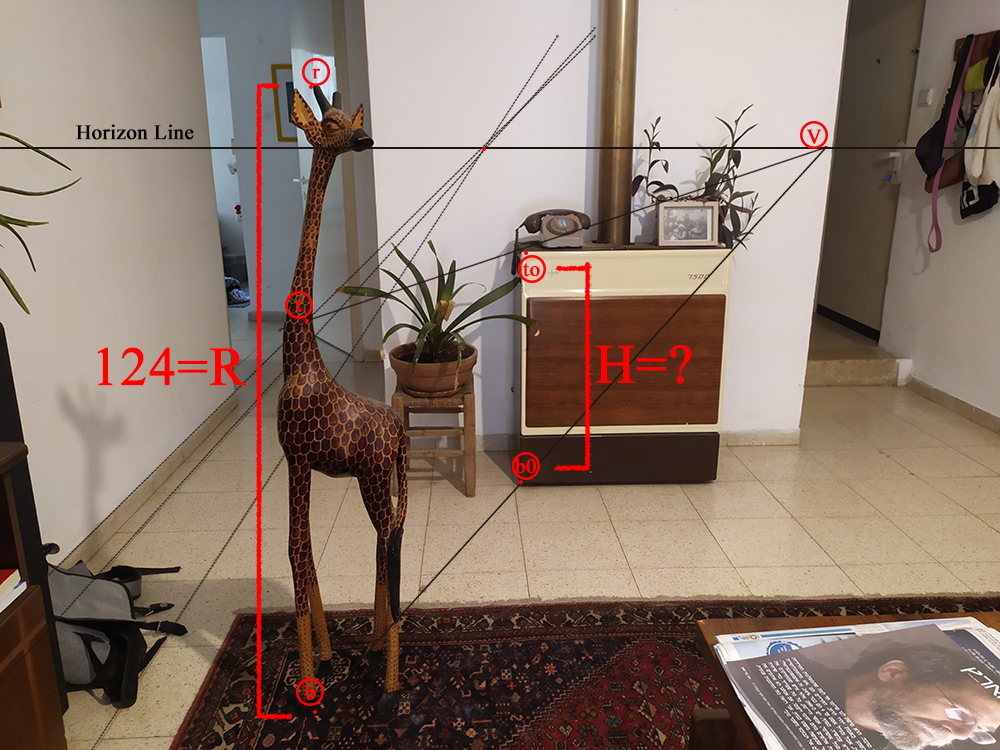
#> input picture pics/giraffe.jpg, 1000 x 750 px
$ python sampling.py
#> lines starting #> are read from the running program, lines starting #| are printed output that depends on the picture; after the words box and inside, x2 and y2 are one past the last pixel; in counts of white or black regions, pixels touching at a corner belong together; long printed decimals are rounded
### utilities.py
import cv2
import numpy as np


def rotate_image(image, angle):
    """
    Rotating a given image in a given angle
    The angle should be in degrees, and should be less than 90 degrees in order to prevent vertical flip
    :return: the rotated image
    """
    height, width = image.shape[:2]
    center = (width // 2, height // 2)

    rotation_matrix = cv2.getRotationMatrix2D(center, angle, 1.0)
    rotated_image = cv2.warpAffine(image, rotation_matrix, (width, height))

    return rotated_image


def get_rotation_angle(h1, h2):
    """
    Calculating the angle (in degrees) that the image should be rotated for the horizon to be horizontal.
    This will make the objects perpendicular the plane, and then we can average the x-values to get a vertical
    line from 2 points (in relation to the plane)
    :param h1: points on the horizon
    :param h2: another point on the horizon
    :return: the angle, in degrees (angle <= 90)
    """
    dx = h2[0] - h1[0]
    dy = h2[1] - h1[1]

    # Calculate the angle in radians
    angle = np.arctan2(dy, dx)
    if np.abs(angle) >= np.pi // 2:
        angle = -(np.pi - angle)

    # Convert radians to degrees
    angle_deg = np.degrees(angle)

    return angle_deg


def rotate_point(point, center, angle):
    angle_rad = np.radians(angle)
    x, y = point[0] - center[0], point[1] - center[1]
    new_x = x * np.cos(angle_rad) - y * np.sin(angle_rad) + center[0]
    new_y = x * np.sin(angle_rad) + y * np.cos(angle_rad) + center[1]
    return int(new_x), int(new_y)


def rotate_two_points(h1, h2, image, angle):
    # Rotate the horizon points
    center = (image.shape[1] // 2, image.shape[0] // 2)
    rotated_horizon_point1 = rotate_point(h1, center, -angle)
    rotated_horizon_point2 = rotate_point(h2, center, -angle)
    return rotated_horizon_point1, rotated_horizon_point2


def perp_points(p1, p2) -> tuple[tuple, tuple]:
    """given 2 points (lower & higher points of an object), return points that create a perpendicular
    line related to the object's plane, by returning the same y values but averaged x values.
    reminder: we assume that the object is standing on the plane, hence should be perpendicular anyway"""
    avg_x = (p1[0] + p2[0]) // 2
    p1 = (avg_x, p1[1])
    p2 = (avg_x, p2[1])
    return p1, p2


def draw_point_on_img(img, p, txt):
    """arguments: image, text, and a point in non-homogeneous coordinates"""
    font = cv2.FONT_HERSHEY_SIMPLEX
    cv2.putText(img, txt, p, font, 1,
                (0, 255, 255), 2)
    plot_and_wait(img)


def draw_line_on_img(img, p1, p2, color=(0, 255, 255), show=False, thickness=1):
    """arguments: image, and 2 points in non-homogeneous coordinates"""
    cv2.line(img, p1, p2, color=color, thickness=thickness)
    if show:
        plot_and_wait(img)

def plot_and_wait(img):
    cv2.imshow('image', img)
    cv2.waitKey(0)
    cv2.destroyAllWindows()

### geometry.py
# This code implement the projective geometry calculation
# to find the height of the wav base on the object. Given:
# The horizon
# The object (low point "b" & high point "r")
# The wave (low point "b0" & high point "t0")
# The calculation process:
# 1) Connect "b" and "b0" with a line, and find its intersection with the horizon "v"
# 2) Connect "v" and "t0" with a line, and find its intersection with the object's line "t"
# 3) The height of the wave is W=d(b0, t0). Use cross-ratio to calculate W, using d(b, t) & d(b, r) & inf.
# All in all the formula is: W = ( |b-t| / |b-r| ) * H, where H is the object's height.
#
# All calculations here to find the intersections are
# done using homogenous coordinates and the cross product

import numpy as np


def to_homogenous(p):
    """Simply convert 2D point to homogenous coordinates"""
    return p[0], p[1], 1


def to_non_homogenous(p):
    """Convert homogenous coordinates to non-homogenous coordinates"""
    if len(p) < 3:
        return p
    if p[2] == 0:
        return None
    return int(p[0]//p[2]), int(p[1]//p[2])


def find_intersection(l1_a, l1_b, l2_a, l2_b):
    """
    Finding intersection point P between 2 lines, each is defined with two points,
    using cross product and homogenous coordinates
    """

    # convert to homogenous
    line1_a_homo = to_homogenous(l1_a)
    line1_b_homo = to_homogenous(l1_b)
    line2_a_homo = to_homogenous(l2_a)
    line2_b_homo = to_homogenous(l2_b)

    # find the lines using cross product of the appropriate points
    line1 = np.cross(line1_a_homo, line1_b_homo)
    line2 = np.cross(line2_a_homo, line2_b_homo)

    # find the intersection with cross product with those two lines
    inters_homo = np.cross(line1, line2)
    return to_non_homogenous(inters_homo)


def calc_cr(b, t, r, R):
    """
    Calculating the height using cross ratio
    :param b: lower point of the object
    :param t: middle point of the object
    :param r: upper point of the object
    :param R: the real height of the object
    :return: the height of the object
    """
    b_t = np.abs(b[1] - t[1])
    b_r = np.abs(b[1] - r[1])
    H = (b_t / b_r) * R
    return H


def calculate_H(b, r, R, b0, t0, h1, h2):
    """
    calculating the height of the object - H
    :param b: lower point of the reference object
    :param r: upper point of the reference object
    :param R: the real height of the reference object
    :param b0: lower point of the object
    :param t0: upper point of the object
    :param h1: a point on the horizon
    :param h2: another point on the horizon
    :return: the height of the object
    """
    v = find_intersection(b, b0, h1, h2)
    t = find_intersection(v, t0, b, r)
    H = calc_cr(b, t, r, R)
    return H


# [17 lines left out: functions find_alpha, calculate_height_using_camera_matrix, not called in this run]

### sampling.py
# importing the module
import cv2
import numpy as np
from utilities import *
from geometry import *


click_count = 0
points = []

# function to display the coordinates of
# of the points clicked on the image
# [37 lines left out: function click_event, not called in this run]


def display_and_wait(img):
	cv2.imshow('image', img)
	cv2.setMouseCallback('image', click_event)
	cv2.waitKey(0)
	cv2.destroyAllWindows()


if __name__ == "__main__":

	# reading the image
	img = cv2.imread(r"pics/giraffe.jpg", 1)
#> img is the input picture: shape (750, 1000, 3); mean B, G, R 107.8, 119.7, 138.3
	# img = cv2.resize(img, (img.shape[1]//2, img.shape[0]//2))

	# get inputs for finding the horizon
	display_and_wait(img)

	# find the horizon using 4 inputs
	points = [(453, 510), (742, 460), (596, 386), (379, 413)]
	a1, a2, a3, a4 = [to_homogenous(p) for p in points]
	h1 = find_intersection(a1, a2, a4, a3)
	h2 = find_intersection(a1, a4, a2, a3)

	# rotate the image using the horizon. also draw the line on the image
	rotation_angle = get_rotation_angle(h1, h2)
	img = rotate_image(img, rotation_angle)
#> in rotate_image, `rotated_image = cv2.warpAffine(image, rotation_matrix, (width, height))`:
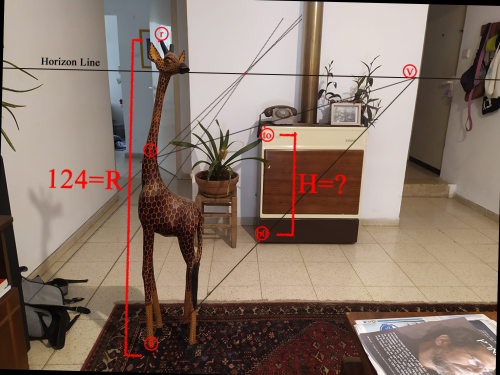
#> rotated_image: shape (750, 1000, 3) (shown at 1/2 size); mean B, G, R 106.6, 118.4, 136.9
	h1, h2 = rotate_two_points(h1, h2, img, rotation_angle)
#> h1 = (2643, 182); h2 = (212, 182)
	draw_line_on_img(img, h1, h2)

	# get input for the rest of the points
	display_and_wait(img)

	b = (314, 713)
	r = (311, 86)
	b, r = rotate_two_points(b, r, img, rotation_angle)
#> b = (305, 708); r = (317, 81)
	b, r = perp_points(b, r)
#> in perp_points, `avg_x = (p1[0] + p2[0]) // 2`: avg_x = 311
#> in perp_points, `p1 = (avg_x, p1[1])`: p1 = (311, 708)
#> in perp_points, `p2 = (avg_x, p2[1])`: p2 = (311, 81)
#> b = (311, 708); r = (311, 81)
	R_box = 6.5
	R_beer = 22.5

	b0_far, t0_far = (281, 278), (270, 96)
	b0_close, t0_close = (563, 552), (567, 358)
	b0, t0 = rotate_two_points(b0_far, t0_far, img, rotation_angle)
#> b0 = (283, 272); t0 = (276, 90)
	b0, t0 = perp_points(b0, t0)
#> b0 = (279, 272); t0 = (279, 90)
	b0, t0 = (522, 483), (526, 253)

	H_pred = calculate_H(b, r, 124, b0, t0, h1, h2)
#> in calculate_H, `v = find_intersection(b, b0, h1, h2)`: v = (804, 182)
#> in calculate_H, `t = find_intersection(v, t0, b, r)`: t = (311, 307)
#> in calc_cr, `b_t = np.abs(b[1] - t[1])`: b_t = 401
#> in calc_cr, `b_r = np.abs(b[1] - r[1])`: b_r = 627
#> in calc_cr, `H = (b_t / b_r) * R`: H = 79.3
#> H_pred = 79.3
	H = 74
	print("real: ", H)
	print("pred: ", H_pred)
#| pred:  79.305

	# line: b -> b0 -> v
	v = find_intersection(b, b0, h1, h2)
#> v = (804, 182)
	draw_line_on_img(img, to_non_homogenous(b), to_non_homogenous(v))

	# line: v -> t0 -> t
	t = find_intersection(v, t0, b, r)
#> t = (311, 307)
	draw_line_on_img(img, to_non_homogenous(v), to_non_homogenous(t))

	# line: t -> r -> b
	draw_line_on_img(img, to_non_homogenous(t), to_non_homogenous(b))
#> call 4 of draw_line_on_img, with p1 = (311, 307), p2 = (311, 708), color = (0, 255, 255), show = False, thickness = 1
#> in draw_line_on_img (call 4), `cv2.line(img, p1, p2, color=color, thickness=thickness)`:
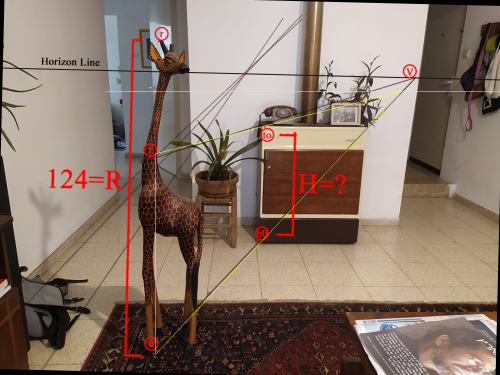
#> img: shape (750, 1000, 3) (shown at 1/2 size); mean B, G, R 106.3, 118.8, 137.2

	for p, txt in zip ([b, r, t, t0, b0, v], ["b", "r", "t", "t0", "b0", "v"]):
		draw_point_on_img(img, p, txt)
#> this loop made 6 passes
#> (p, txt) on passes 1 to 6: ((311, 708), 'b'), ((311, 81), 'r'), ((311, 307), 't'), ((526, 253), 't0'), ((522, 483), 'b0'), ((804, 182), 'v')
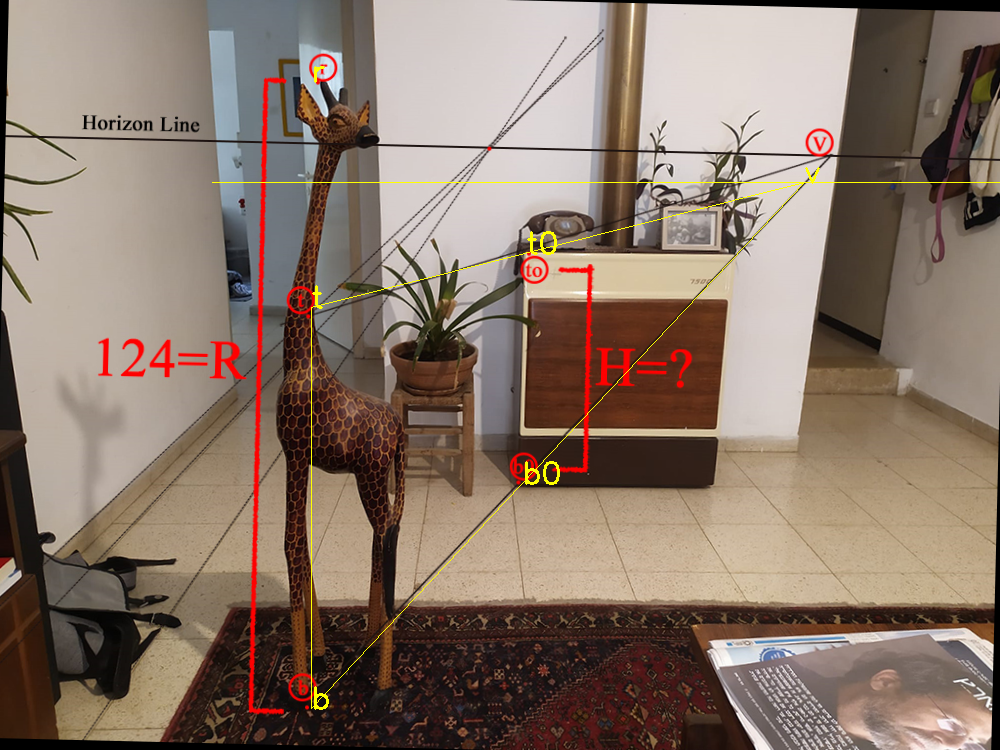
#> img: shape (750, 1000, 3); 0.13% of pixels changed, all inside (x1, y1, x2, y2) = (312, 66, 820, 710)

	cv2.waitKey(0)
	cv2.destroyAllWindows()

$ run again, with pics/3Dchess.jpg copied over pics/giraffe.jpg
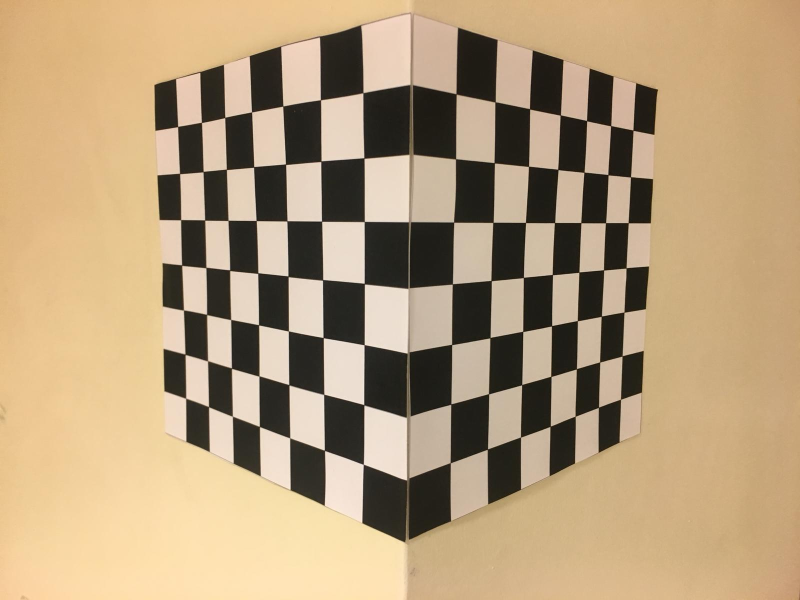
#> input picture pics/3Dchess.jpg, 1600 x 1200 px (shown at 1/2 size)
#> img is the input picture: shape (1200, 1600, 3); mean B, G, R 123.1, 156.2, 179.9
#> h1 = (2648, 174); h2 = (217, 174)
#> in draw_line_on_img, `cv2.line(img, p1, p2, color=color, thickness=thickness)`:
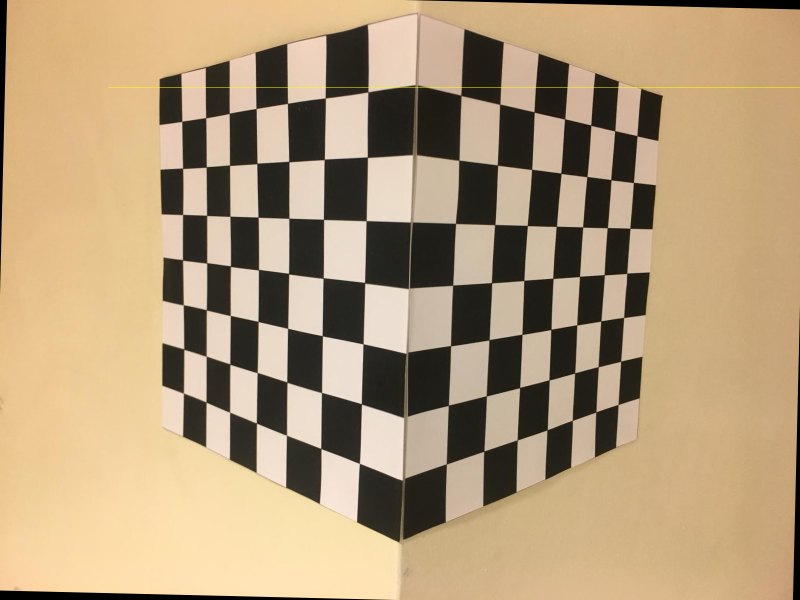
#> img: shape (1200, 1600, 3) (shown at 1/2 size); mean B, G, R 121.5, 154.1, 177.3
#> `b, r = rotate_two_points(b, r, img, rotation_angle)`: b = (311, 701); r = (323, 74)
#> avg_x = 317
#> p1 = (317, 701)
#> p2 = (317, 74)
#> `b, r = perp_points(b, r)`: b = (317, 701); r = (317, 74)
#> `b0, t0 = rotate_two_points(b0_far, t0_far, img, rotation_angle)`: b0 = (288, 265); t0 = (282, 83)
#> `b0, t0 = perp_points(b0, t0)`: b0 = (285, 265); t0 = (285, 83)
#> in calculate_H, `v = find_intersection(b, b0, h1, h2)`: v = (812, 174)
#> in calculate_H, `t = find_intersection(v, t0, b, r)`: t = (317, 310)
#> b_t = 391
#> b_r = 627
#> in calc_cr, `H = (b_t / b_r) * R`: H = 77.33
#| pred:  77.327
#> `v = find_intersection(b, b0, h1, h2)`: v = (812, 174)
#> `t = find_intersection(v, t0, b, r)`: t = (317, 310)
#> the loop `for p, txt in zip ([b, r, t, t0, b0, v], ["b", "r", "t", "t0", "b0", "..` made 6 passes
#> (p, txt) on passes 1 to 6: ((317, 701), 'b'), ((317, 74), 'r'), ((317, 310), 't'), ((526, 253), 't0'), ((522, 483), 'b0'), ((812, 174), 'v')
#> after the loop `for p, txt in zip ([b, r, t, t0, b0, v], ["b", "r", "t", "t0", "b0", "..`:
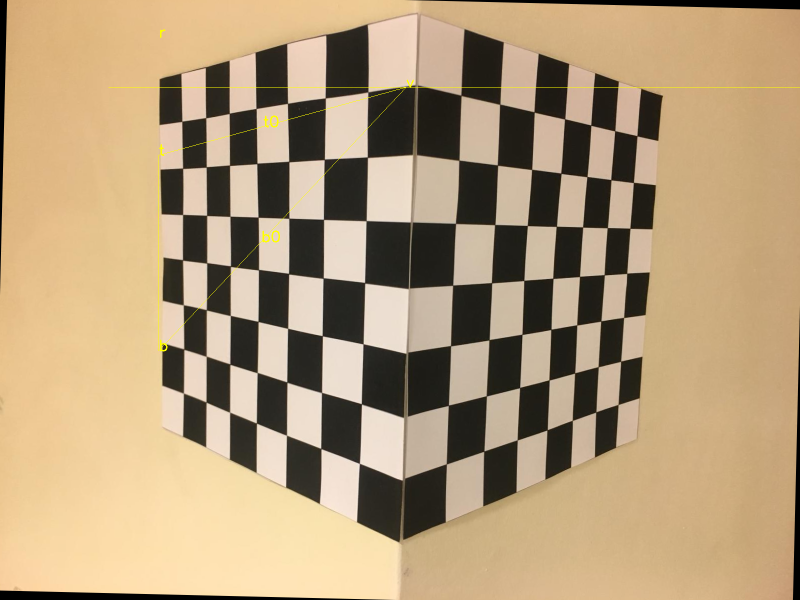
#> img: shape (1200, 1600, 3) (shown at 1/2 size); mean B, G, R 121.3, 154.2, 177.4

$ run again, with pics/azrieli.jpg copied over pics/giraffe.jpg
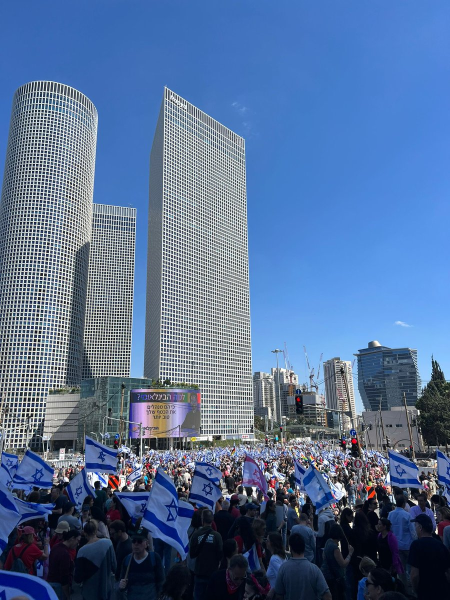
#> input picture pics/azrieli.jpg, 900 x 1200 px (shown at 1/2 size)
#> img is the input picture: shape (1200, 900, 3); mean B, G, R 150.7, 111.7, 85.5
#> in rotate_image, `rotated_image = cv2.warpAffine(image, rotation_matrix, (width, height))`:
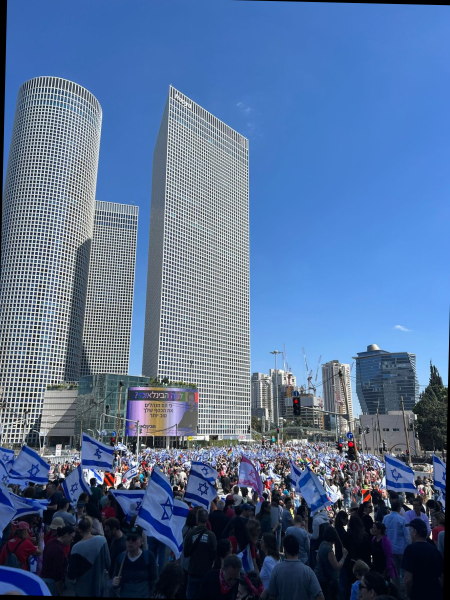
#> rotated_image: shape (1200, 900, 3) (shown at 1/2 size); mean B, G, R 148.9, 110.6, 84.8
#> h1 = (2648, 183); h2 = (217, 183)
#> `b, r = rotate_two_points(b, r, img, rotation_angle)`: b = (311, 709); r = (323, 82)
#> avg_x = 317
#> p1 = (317, 709)
#> p2 = (317, 82)
#> `b, r = perp_points(b, r)`: b = (317, 709); r = (317, 82)
#> `b0, t0 = rotate_two_points(b0_far, t0_far, img, rotation_angle)`: b0 = (288, 274); t0 = (282, 91)
#> `b0, t0 = perp_points(b0, t0)`: b0 = (285, 274); t0 = (285, 91)
#> in calculate_H, `v = find_intersection(b, b0, h1, h2)`: v = (794, 183)
#> in calculate_H, `t = find_intersection(v, t0, b, r)`: t = (317, 307)
#> b_t = 402
#> b_r = 627
#> in calc_cr, `H = (b_t / b_r) * R`: H = 79.5
#| pred:  79.502
#> `v = find_intersection(b, b0, h1, h2)`: v = (794, 183)
#> `t = find_intersection(v, t0, b, r)`: t = (317, 307)
#> the loop `for p, txt in zip ([b, r, t, t0, b0, v], ["b", "r", "t", "t0", "b0", "..` made 6 passes
#> (p, txt) on passes 1 to 6: ((317, 709), 'b'), ((317, 82), 'r'), ((317, 307), 't'), ((526, 253), 't0'), ((522, 483), 'b0'), ((794, 183), 'v')
#> after the loop `for p, txt in zip ([b, r, t, t0, b0, v], ["b", "r", "t", "t0", "b0", "..`:
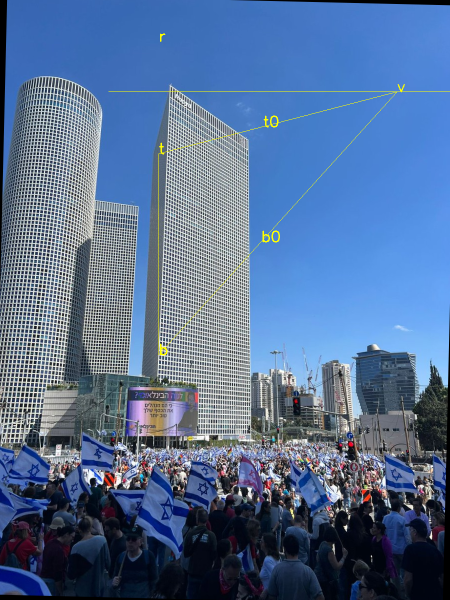
#> img: shape (1200, 900, 3) (shown at 1/2 size); mean B, G, R 148.4, 111, 85.3
